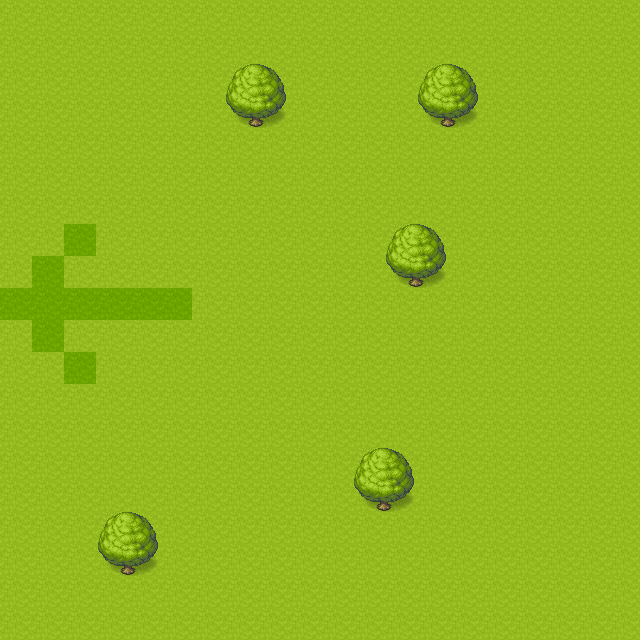

A 2D game scene composited from a Tiled map and its tileset images. What follows is a short description and the map's XML, with each tile layer's data collapsed to a summary:
An orthogonal 20x20 tile map with 32x32 px tiles, 2 tile layers (Tile Layer 1, Tile Layer 2) and 3 objects (start, EV-1, EV-2).

<map version="1.9" tiledversion="1.9.2" orientation="orthogonal" renderorder="right-down" width="20" height="20" tilewidth="32" tileheight="32" infinite="0" nextlayerid="11" nextobjectid="33">
 <tileset firstgid="1" source="tileset.tsx" />
 <layer id="8" name="Tile Layer 1" width="20" height="20">
  <data>[400 cells, 400 non-empty, 2 distinct tile ids]</data>
 </layer>
 <layer id="10" name="Tile Layer 2" width="20" height="20">
  <data>[400 cells, 20 non-empty, 4 distinct tile ids]</data>
 </layer>
 <objectgroup id="9" name="Object Layer 1">
  <object id="30" name="start" x="156" y="220">
   <point />
  </object>
  <object id="31" name="EV-1" x="223" y="400">
   <point />
  </object>
  <object id="32" name="EV-2" x="227" y="388">
   <point />
  </object>
 </objectgroup>
</map>
